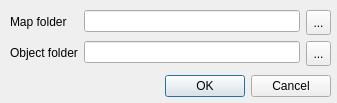
<?xml version="1.0" encoding="UTF-8"?>
<ui version="4.0">
 <class>OpenMapDialog</class>
 <widget class="QDialog" name="OpenMapDialog">
  <property name="geometry">
   <rect>
    <x>0</x>
    <y>0</y>
    <width>337</width>
    <height>103</height>
   </rect>
  </property>
  <property name="windowTitle">
   <string>Dialog</string>
  </property>
  <widget class="QDialogButtonBox" name="buttonBox">
   <property name="geometry">
    <rect>
     <x>90</x>
     <y>70</y>
     <width>241</width>
     <height>32</height>
    </rect>
   </property>
   <property name="orientation">
    <enum>Qt::Horizontal</enum>
   </property>
   <property name="standardButtons">
    <set>QDialogButtonBox::Cancel|QDialogButtonBox::Ok</set>
   </property>
  </widget>
  <widget class="QWidget" name="formLayoutWidget_3">
   <property name="geometry">
    <rect>
     <x>10</x>
     <y>10</y>
     <width>321</width>
     <height>62</height>
    </rect>
   </property>
   <layout class="QFormLayout" name="formLayout_3">
    <item row="0" column="0">
     <widget class="QLabel" name="label">
      <property name="text">
       <string>Map folder</string>
      </property>
     </widget>
    </item>
    <item row="1" column="0">
     <widget class="QLabel" name="label_2">
      <property name="text">
       <string>Object folder</string>
      </property>
     </widget>
    </item>
    <item row="0" column="1">
     <layout class="QGridLayout" name="gridLayout">
      <item row="0" column="0">
       <widget class="QLineEdit" name="mapFolder">
        <property name="readOnly">
         <bool>true</bool>
        </property>
       </widget>
      </item>
      <item row="0" column="1">
       <widget class="QToolButton" name="mapFolderButton">
        <property name="minimumSize">
         <size>
          <width>25</width>
          <height>25</height>
         </size>
        </property>
        <property name="maximumSize">
         <size>
          <width>25</width>
          <height>25</height>
         </size>
        </property>
        <property name="text">
         <string>...</string>
        </property>
       </widget>
      </item>
     </layout>
    </item>
    <item row="1" column="1">
     <layout class="QGridLayout" name="gridLayout_2">
      <item row="0" column="0">
       <widget class="QLineEdit" name="objFolder">
        <property name="readOnly">
         <bool>true</bool>
        </property>
       </widget>
      </item>
      <item row="0" column="1">
       <widget class="QToolButton" name="objectsFolderButton">
        <property name="minimumSize">
         <size>
          <width>25</width>
          <height>25</height>
         </size>
        </property>
        <property name="maximumSize">
         <size>
          <width>25</width>
          <height>25</height>
         </size>
        </property>
        <property name="text">
         <string>...</string>
        </property>
       </widget>
      </item>
     </layout>
    </item>
   </layout>
  </widget>
 </widget>
 <resources/>
 <connections>
  <connection>
   <sender>buttonBox</sender>
   <signal>accepted()</signal>
   <receiver>OpenMapDialog</receiver>
   <slot>accept()</slot>
   <hints>
    <hint type="sourcelabel">
     <x>248</x>
     <y>254</y>
    </hint>
    <hint type="destinationlabel">
     <x>157</x>
     <y>274</y>
    </hint>
   </hints>
  </connection>
  <connection>
   <sender>buttonBox</sender>
   <signal>rejected()</signal>
   <receiver>OpenMapDialog</receiver>
   <slot>reject()</slot>
   <hints>
    <hint type="sourcelabel">
     <x>316</x>
     <y>260</y>
    </hint>
    <hint type="destinationlabel">
     <x>286</x>
     <y>274</y>
    </hint>
   </hints>
  </connection>
 </connections>
</ui>
